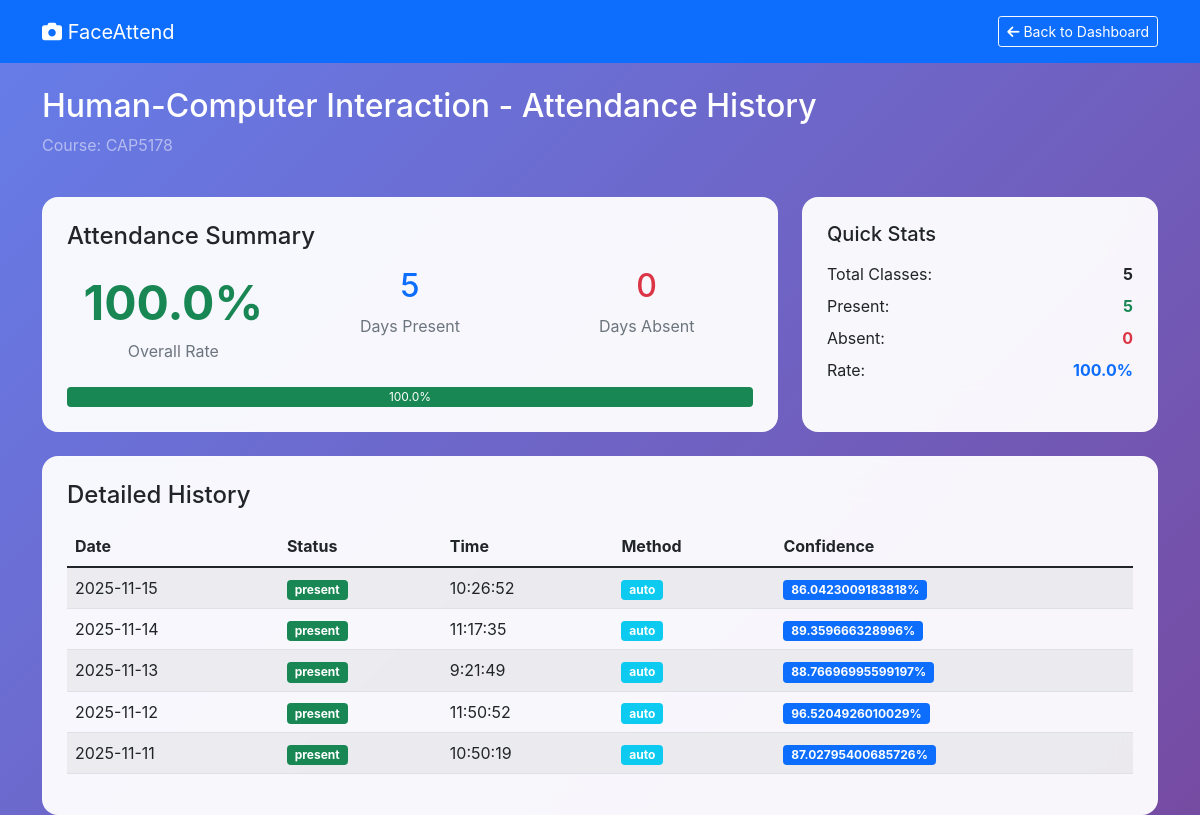
Page /student/attendance/1 (signed in) on the committed database.
### tables this page shows
CREATE TABLE courses (
            id INTEGER PRIMARY KEY AUTOINCREMENT,
            code TEXT UNIQUE NOT NULL,
            name TEXT NOT NULL,
            instructor_id INTEGER,
            schedule TEXT,
            room TEXT,
            created_at TIMESTAMP DEFAULT CURRENT_TIMESTAMP,
            FOREIGN KEY (instructor_id) REFERENCES users (id)
        );

CREATE TABLE attendance (
            id INTEGER PRIMARY KEY AUTOINCREMENT,
            student_id INTEGER,
            course_id INTEGER,
            date TEXT NOT NULL,
            status TEXT NOT NULL,
            timestamp TEXT NOT NULL,
            recognized_confidence REAL,
            method TEXT DEFAULT 'auto',
            created_at TIMESTAMP DEFAULT CURRENT_TIMESTAMP,
            FOREIGN KEY (student_id) REFERENCES users (id),
            FOREIGN KEY (course_id) REFERENCES courses (id)
        );

### main.py (the view)
@app.route('/student/attendance/<int:course_id>')
def student_course_attendance(course_id):
    if session.get('role') != 'student':
        return redirect('/')
    conn = get_db_connection()
    enrollment = conn.execute('''
        SELECT e.*, c.name as course_name, c.code as course_code
        FROM enrollments e
        JOIN courses c ON e.course_id = c.id
        WHERE e.student_id = ? AND e.course_id = ?
    ''', (session['user_id'], course_id)).fetchone()
    if not enrollment:
        conn.close()
        return redirect('/student/dashboard')
    attendance_history = conn.execute('''
        SELECT date, status, timestamp, recognized_confidence, method
        FROM attendance
        WHERE student_id = ? AND course_id = ?
        ORDER BY date DESC
        LIMIT 50
    ''', (session['user_id'], course_id)).fetchall()
    total_classes = len(attendance_history)
    present_classes = len([a for a in attendance_history if a['status'] == 'present'])
    course_attendance_rate = (present_classes / total_classes * 100) if total_classes > 0 else 0
    conn.close()
    return render_template('student/attendance-view.html',
                         course=enrollment,
                         attendance_history=attendance_history,
                         present_classes=present_classes,
                         total_classes=total_classes,
                         attendance_rate=round(course_attendance_rate, 1))

### main.py (called while the page is built)
def get_db_connection():
    conn = sqlite3.connect('attendance.db')
    conn.row_factory = sqlite3.Row
    return conn

### templates/student/attendance-view.html (shortened to what this page needs)
<!DOCTYPE html>
<html lang="en">
<head>
    <link href="https://cdnjs.cloudflare.com/ajax/libs/font-awesome/6.0.0/css/all.min.css" rel="stylesheet">
    <link href="https://cdn.jsdelivr.net/npm/bootstrap@5.1.3/dist/css/bootstrap.min.css" rel="stylesheet">
</head>
<body>
    <nav class="navbar navbar-dark bg-primary">
        <div class="container">
            <a class="navbar-brand" href="/student/dashboard">
                <i class="fas fa-camera"></i> FaceAttend
            </a>
            <div class="navbar-text">
                <a href="/student/dashboard" class="btn btn-outline-light btn-sm">
                    <i class="fas fa-arrow-left"></i> Back to Dashboard
                </a>
            </div>
        </div>
    </nav>
    <div class="container mt-4">
        <div class="row mb-4">
            <div class="col-12">
                <h2 class="text-white">{{ course.course_name }} - Attendance History</h2>
                <p class="text-white-50">Course: {{ course.course_code }}</p>
            </div>
        </div>
        <div class="row mb-4">
            <div class="col-md-8">
                <div class="glass-card p-4">
                    <h4 class="text-dark mb-3">Attendance Summary</h4>
                    <div class="row text-center">
                        <div class="col-4">
                            <div class="attendance-rate text-success">{{ attendance_rate }}%</div>
                            <div class="text-muted">Overall Rate</div>
                        </div>
                        <div class="col-4">
                            <div class="h2 text-primary">{{ present_classes }}</div>
                            <div class="text-muted">Days Present</div>
                        </div>
                        <div class="col-4">
                            <div class="h2 text-danger">{{ total_classes - present_classes }}</div>
                            <div class="text-muted">Days Absent</div>
                        </div>
                    </div>
                    <div class="progress mt-4" style="height: 20px;">
                        <div class="progress-bar bg-success" style="width: {{ attendance_rate }}%">
                            {{ attendance_rate }}%
                        </div>
                    </div>
                </div>
            </div>
            <div class="col-md-4">
                <div class="glass-card p-4 h-100">
                    <h5 class="text-dark mb-3">Quick Stats</h5>
                    <div class="d-flex justify-content-between mb-2">
                        <span>Total Classes:</span>
                        <strong>{{ total_classes }}</strong>
                    </div>
                    <div class="d-flex justify-content-between mb-2">
                        <span>Present:</span>
                        <strong class="text-success">{{ present_classes }}</strong>
                    </div>
                    <div class="d-flex justify-content-between mb-2">
                        <span>Absent:</span>
                        <strong class="text-danger">{{ total_classes - present_classes }}</strong>
                    </div>
                    <div class="d-flex justify-content-between">
                        <span>Rate:</span>
                        <strong class="text-primary">{{ attendance_rate }}%</strong>
                    </div>
                </div>
            </div>
        </div>
        <div class="row">
            <div class="col-12">
                <div class="glass-card p-4">
                    <h4 class="text-dark mb-3">Detailed History</h4>
                    <div class="table-responsive">
                        <table class="table table-striped">
                            <thead>
                                <tr>
                                    <th>Date</th>
                                    <th>Status</th>
                                    <th>Time</th>
                                    <th>Method</th>
                                    <th>Confidence</th>
                                </tr>
                            </thead>
                            <tbody>
                                {% for record in attendance_history %}
                                <tr>
                                    <td>{{ record.date }}</td>
                                    <td>
                                        <span class="badge {% if record.status == 'present' %}bg-success{% else %}bg-danger{% endif %}">
                                            {{ record.status }}
                                        </span>
                                    </td>
                                    <td>{{ record.timestamp }}</td>
                                    <td>
                                        <span class="badge {% if record.method == 'auto' %}bg-info{% else %}bg-warning{% endif %}">
                                            {{ record.method }}
                                        </span>
                                    </td>
                                    <td>
                                        {% if record.recognized_confidence %}
                                        <span class="badge bg-primary">{{ record.recognized_confidence }}%</span>
                                        {% else %}
                                        <span class="text-muted">N/A</span>
                                        {% endif %}
                                    </td>
                                </tr>
                                {% endfor %}
                            </tbody>
                        </table>
                    </div>
                </div>
            </div>
        </div>
    </div>
</body>
</html>

### templates/student/attendance-view.html (style rules this page uses)
body { background: linear-gradient(135deg, #667eea 0%, #764ba2 100%); min-height: 100vh; font-family: 'Inter', sans-serif; }
.glass-card { background: rgba(255, 255, 255, 0.95); backdrop-filter: blur(20px); border-radius: 16px; border: 1px solid rgba(255, 255, 255, 0.2); }
.attendance-rate { font-size: 3rem; font-weight: bold; }

### rows in the picture
courses: course_name "Human-Computer Interaction", course_code "CAP5178"
attendance: date "2025-11-15", status "present", timestamp "10:26:52", method "auto", recognized_confidence "86.0423009183818"
attendance: date "2025-11-14", status "present", timestamp "11:17:35", method "auto", recognized_confidence "89.359666328996"
attendance: date "2025-11-13", status "present", timestamp "9:21:49", method "auto", recognized_confidence "88.76696995599197"
attendance: date "2025-11-12", status "present", timestamp "11:50:52", method "auto", recognized_confidence "96.5204926010029"
attendance: date "2025-11-11", status "present", timestamp "10:50:19", method "auto", recognized_confidence "87.02795400685726"

### other values in the picture
{{ attendance_rate }} "100.0"
{{ present_classes }} "5"
{{ total_classes - present_classes }} "0"
{{ total_classes }} "5"
